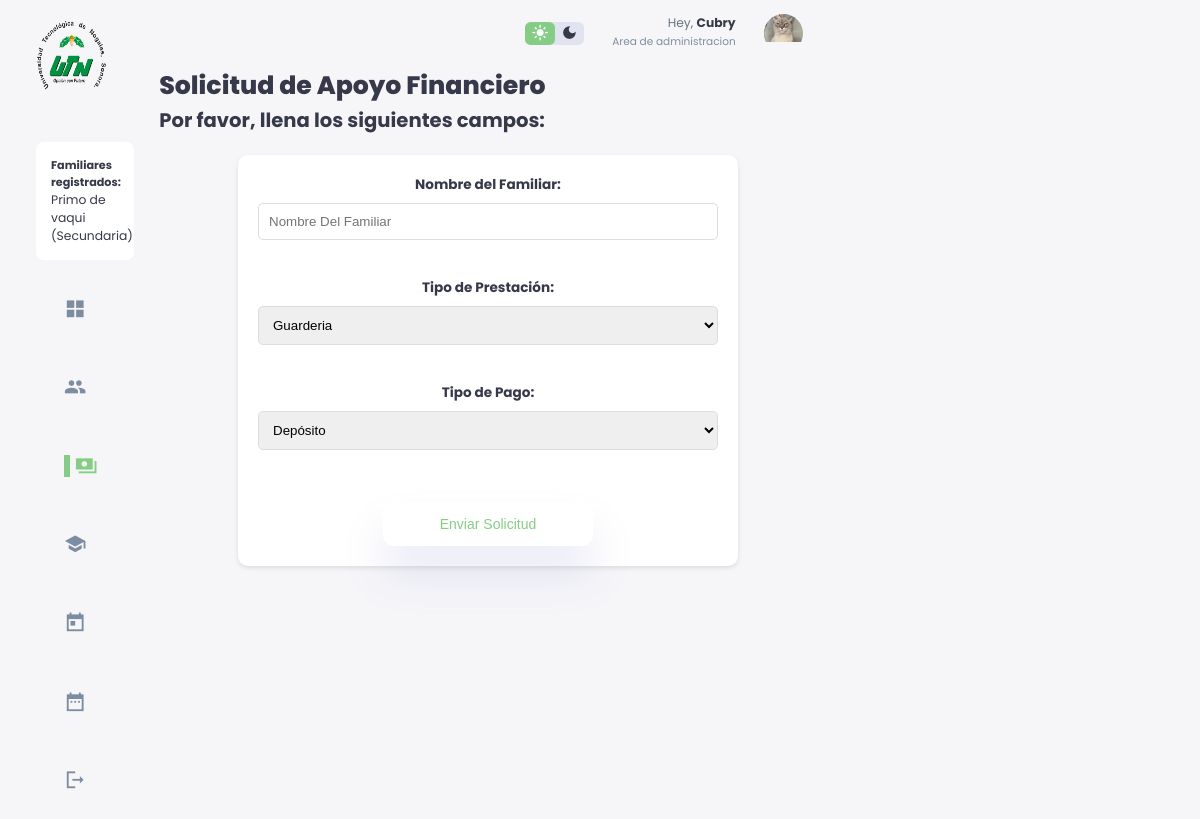
Screenshot of /SOLICITUDprestacionesfinancieras.php (signed in) with the database file from the repository.
### tables this page shows
CREATE TABLE `familiar_empleado` (
  `Id_Familiar` int(11) NOT NULL,
  `Nombre_Familiar` varchar(50) NOT NULL,
  `Nivel_academico` varchar(25) NOT NULL,
  `Edad` int(3) NOT NULL
);

### SOLICITUDprestacionesfinancieras.php (the view, shortened to what this page needs)
<?php
require_once("conn.php");
?>
<!DOCTYPE html>
<html lang="en">
<head>
        <link href="lightbox.min.css" rel="stylesheet">
        <link rel="stylesheet" href="./styleRegistrarFamiliares.css">
</head>
<body>
        <div class="container">
                <aside>
                        <div class="top">
                                <div class="logo">
                                                <img src="./images/logo.png.png">
                                </div>
                        </div>
                        <div class="sidebar">
<?php
    $queryFamiliares = $conn->prepare("SELECT f.Nombre_Familiar, f.Nivel_academico FROM familiar_empleado f INNER JOIN empleado_familiar e ON f.Id_Familiar = e.Id_Familiar WHERE e.Numero_Empleado = ?");
    $queryFamiliares->bind_param("i", $_SESSION['Numero_Empleado']);
    $queryFamiliares->execute();
    $resultFamiliares = $queryFamiliares->get_result();
    echo '<div style="background:#fff; padding:15px; margin:10px 0; border-radius:8px;"><h4>Familiares registrados:</h4><ul>';
    while ($rowF = $resultFamiliares->fetch_assoc()) {
        if ($rowF['Nombre_Familiar'] == "N/A") {
            continue;
        }
        echo '<li>' . htmlspecialchars($rowF['Nombre_Familiar']) . ' (' . htmlspecialchars($rowF['Nivel_academico']) . ')</li>';
    }
    echo '</ul></div>';
?>
                                <a href="index.php">
                                        <span class="material-icons-sharp">grid_view</span>
                                </a>
                                <a href="registrarfamiliares.php">
                                        <span class="material-icons-sharp">people</span>
                                </a>
                                <a href="SOLICITUDprestacionesfinancieras.php" class="active">
                                        <span class="material-icons-sharp">payments</span>
                                </a>
                                <a href="SOLICITUDprestacionapoyoacademico.php">
                                        <span class="material-icons-sharp">school</span>
                                </a>
                                <a href="SOLICITUDprestaciondia.php">
                                        <span class="material-icons-sharp">today</span>
                                </a>
                                <a href="SOLICITUDprestacionplazo.php">
                                        <span class="material-icons-sharp">date_range</span>
                                </a>
                                <a href="#" onclick="event.preventDefault(); document.getElementById('logout-form').submit();">
                                        <span class="material-icons-sharp">logout</span>
                                </a>
                        </div>
                </aside>
        <div class="contenido">
                <div class="top">
                                <div class="theme-toggler">
                                        <span class="material-icons-sharp active">light_mode</span>
                                        <span class="material-icons-sharp">dark_mode</span>
                                </div>
                                <div class="profile">
                                        <div class="info">
                                        <?php
                                        echo '<p>Hey, <b>'.htmlspecialchars($_SESSION['Nombre_Empleado']).'</b></p>
                                                <small class="text-muted">'.htmlspecialchars($_SESSION['Area']).'</small>';
                                        ?>
                                        </div>
                                        <div class="profile-photo">
                                                <img src="./images/profile-1.jpg.jpeg">
                                        </div>
                                </div>
                </div>
        <h1>Solicitud de Apoyo Financiero</h1>
        <h2>Por favor, llena los siguientes campos:</h2>
        <form action="" method="post">
                <label for="nombre_familiar"><h5>Nombre del Familiar:</h5></label>
                <input type="text" id="nombre_familiar" name="nombre_familiar" placeholder="Nombre Del Familiar"><br><br>
                <label for="tipo"><h5>Tipo de Prestación:</h5></label>
                <select id="tipo" name="tipo">
                <?php
require_once("conn.php");
$queryCon = $conn->prepare("SELECT nombre FROM tiposprestacion Where tipoMayor = 'Financiera'");
$queryCon->execute();
$result = $queryCon->get_result();
while ($row = $result->fetch_assoc()) {
    echo '<option value="' . htmlspecialchars($row['nombre']) . '">' . htmlspecialchars($row['nombre']) . '</option>';
}
?>
                </select><br><br>
                <label for="tipo_pago"><h5>Tipo de Pago:</h5></label>
                <select id="tipo_pago" name="tipo_pago">
                        <option value="Deposito">Depósito</option>
                </select><br><br>
                <div class="button-container">
                <button type="submit">Enviar Solicitud</button>
                </div>
        </form>
</body>
</html>

### styleRegistrarFamiliares.css (style rules this page uses)
:root { --color-primary: #85cd85; --color-danger: #ff7782; --color-success: #85cd85; --color-warning: #ffbb55; --color-white: #fff; --color-info-dark: #7d8da1; --color-info-light: #dce1eb; --color-dark: #363949; --color-light: rgba(132, 139, 200, 0.18); --color-primary-variant: #111e88; --color-dark-variant: #677483; --color-background: #f6f6f9; --color-newbackground: white; --card-border-radius: 2rem; --border-radius-1: 0.4rem; --border-radius-2: 0.8rem; --border-radius-3: 1.2rem; --card-padding: 1.8rem; --padding-1: 1.2rem; --box-shadow: 0 2rem 3rem var(--color-light) }
* { margin: 0; padding: 0; outline: 0; appearance: 0; border: 0; text-decoration: none; list-style: none; box-sizing: border-box; }
html { font-size: 14px; }
body { width: 100vw; height: 100vh; font-family: poppins, sans-serif; font-size: 0.88rem; background: var(--color-background); user-select: none; overflow-x: hidden; color: var(--color-dark); }
.container { display: grid; width: 96%; margin: 0 auto; gap: 1.8rem; grid-template-columns: 14rem auto; }
a { color: var(--color-dark); }
img { display: block; width: 100%; }
h1 { font-weight: 800; font-size: 1.8rem; }
h2 { font-size: 1.4rem; }
h4 { font-size: 0.8rem; }
h5 { font-size: 0.77rem; }
small { font-size: 0.75rem; }
.profile-photo { width: 2.8rem; height: 2.8rem; border-radius: 50%; overflow: hidden; }
.text-muted { color: var(--color-info-dark); }
p { color: var(--color-dark-variant); }
b { color: var(--color-dark); }
aside { height: 100vh; }
aside .top { display: flex; align-items: center; justify-content: space-between; margin-top: 1.4rem; }
aside .logo { display: flex; gap: 0.8rem; }
aside .logo img { width: 5rem; height: 5rem; }
aside .sidebar { display: flex; flex-direction: column; height: 86vh; position: relative; top: 3rem; }
aside .sidebar a { display: flex; color: var(--color-info-dark); margin: 2rem; gap: 1rem; align-items: center; position: relative; height: 3.7rem; transition: all 300 ease; }
aside .sidebar a span { font-size: 1.6rem; transition: all 300ms ease; }
aside .sidebar a.active:before { content: ""; width: 6px; height: 100%; background: var(--color-primary); position: absolute; left: 0; top: 0; }
aside .sidebar a.active span { color: var(--color-primary); margin-left: calc(1rem - 3px); }
.contenido .top { display: flex; justify-content: flex-end; align-items: center; padding: 1rem; background: transparent; border-radius: var(--border-radius-2); margin-bottom: 0; }
.contenido .top { display: flex; justify-content: end; gap: 2rem; }
.contenido .theme-toggler { background-color: var(--color-light); display: flex; justify-content: space-between; align-items: center; height: 1.6rem; width: 4.2rem; cursor: pointer; border-radius: var(--border-radius-1); }
.contenido .theme-toggler span { font-size: 1.2rem; width: 50%; height: 100%; display: flex; align-items: center; justify-content: center; }
.contenido .theme-toggler span.active { background: var(--color-primary); color: white; border-radius: var(--border-radius-1); }
.contenido .top .profile { display: flex; gap: 2rem; text-align: right; }
form { background-color: var(--color-newbackground); max-width: 500px; margin: 20px auto; padding: 20px; border-radius: 10px; box-shadow: 0 2px 5px rgba(0, 0, 0, 0.1); }
h5 { font-size: 0.97rem; }
label { display: block; margin-bottom: 8px; color:var(--color-darksa); text-align: center; }
input[type="text"], input[type="date"], input[type="number"], select { width: 100%; padding: 10px; margin-bottom: 20px; border: 1px solid #ddd; border-radius: 5px; box-sizing: border-box; }
.button-container { display: flex; justify-content: center; margin-top: 20px; }
button, input[type="submit"] { width: 100%; padding: 10px; background-color: var(--color-primary); color: white; border: none; border-radius: 5px; cursor: pointer; font-size: 16px; }
button { background-color: var(--color-white); border: none; padding: 1rem; font-size: 1rem; width: 15em; border-radius: var(--border-radius-2); color: var(--color-primary); box-shadow: var(--box-shadow); cursor: pointer; transition: background-color 0.3s ease, color 0.3s ease, box-shadow 0.3s ease, transform 0.3s ease; }
.button-container { display: flex; justify-content: center; gap: 1rem; margin-top: 1rem; }
@media screen and (max-width: 1200px) { .container { width: 94%; grid-template-columns: 7rem auto 23rem; } }
@media screen and (max-width: 1200px) { aside .sidebar a { width: 5.6rem; } }

### rows the page displays
familiar_empleado: Nombre_Familiar "Primo de vaqui", Nivel_academico "Secundaria"

### other values shown
$_SESSION['Nombre_Empleado'] "Cubry"
$_SESSION['Area'] "Area de administracion"
form field tipo "Guarderia"
